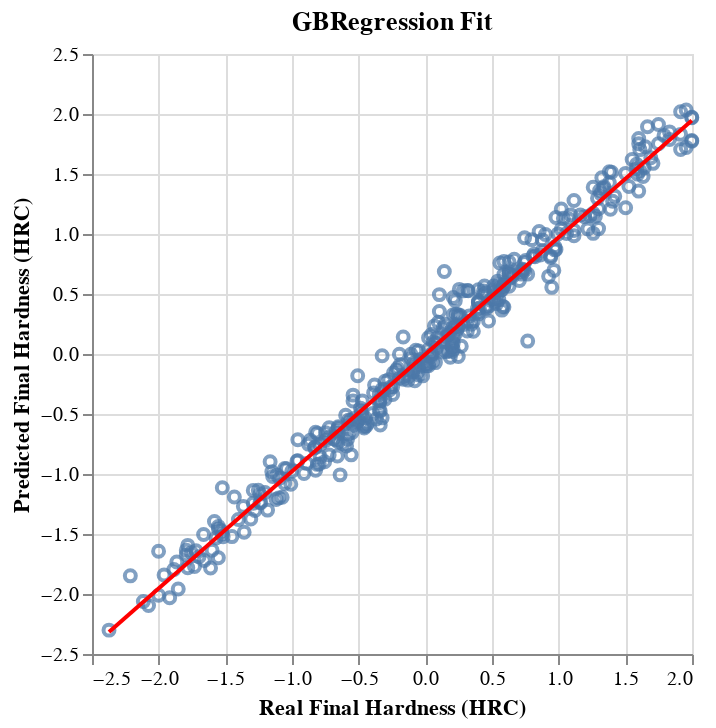

Notebook code for this chart:
### Code cell
nopreproc_eval_df, nopreproc_model, nopreproc_tts_df = build_df_GBR(normalized)
plot_regression_fit(nopreproc_eval_df).show()
plot_feature_importance(nopreproc_model, nopreproc_tts_df).show()

### Figure 1 — Vega-Lite specification as saved in the notebook (floating-point values rounded to 4 significant figures; data arrays with more than 128 entries replaced by an {"elided": "..."} marker saying what was removed)
{"config": {"view": {"continuousWidth": 300, "continuousHeight": 300}}, "layer": [{"mark": {"type": "point"}, "encoding": {"x": {"field": "Real Final Hardness (HRC)", "type": "quantitative"}, "y": {"field": "Predicted Final Hardness (HRC)", "type": "quantitative"}}}, {"mark": {"type": "line", "color": "red"}, "encoding": {"x": {"field": "Real Final Hardness (HRC)", "type": "quantitative"}, "y": {"field": "Predicted Final Hardness (HRC)", "type": "quantitative"}}, "transform": [{"on": "Real Final Hardness (HRC)", "regression": "Predicted Final Hardness (HRC)", "method": "linear"}]}], "data": {"name": "data-da83262cdef263cbf42c1e8670e5a168"}, "title": "GBRegression Fit", "$schema": "https://vega.github.io/schema/vega-lite/v5.20.1.json", "datasets": {"data-da83262cdef263cbf42c1e8670e5a168": {"elided": "367 records"}}}
